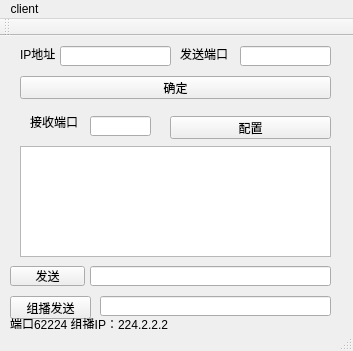
<?xml version="1.0" encoding="UTF-8"?>
<ui version="4.0">
 <class>ex1</class>
 <widget class="QMainWindow" name="ex1">
  <property name="geometry">
   <rect>
    <x>0</x>
    <y>0</y>
    <width>353</width>
    <height>351</height>
   </rect>
  </property>
  <property name="windowTitle">
   <string>ex1</string>
  </property>
  <widget class="QWidget" name="centralWidget">
   <widget class="QPushButton" name="pushButton">
    <property name="geometry">
     <rect>
      <x>10</x>
      <y>230</y>
      <width>75</width>
      <height>20</height>
     </rect>
    </property>
    <property name="text">
     <string>发送</string>
    </property>
   </widget>
   <widget class="QLineEdit" name="lineEdit">
    <property name="geometry">
     <rect>
      <x>60</x>
      <y>10</y>
      <width>111</width>
      <height>20</height>
     </rect>
    </property>
   </widget>
   <widget class="QLabel" name="label">
    <property name="geometry">
     <rect>
      <x>20</x>
      <y>10</y>
      <width>41</width>
      <height>16</height>
     </rect>
    </property>
    <property name="text">
     <string>IP地址</string>
    </property>
   </widget>
   <widget class="QLineEdit" name="lineEdit_2">
    <property name="geometry">
     <rect>
      <x>90</x>
      <y>230</y>
      <width>241</width>
      <height>20</height>
     </rect>
    </property>
   </widget>
   <widget class="QPushButton" name="pushButton_2">
    <property name="geometry">
     <rect>
      <x>20</x>
      <y>40</y>
      <width>311</width>
      <height>23</height>
     </rect>
    </property>
    <property name="text">
     <string>确定</string>
    </property>
   </widget>
   <widget class="QTextBrowser" name="textBrowser">
    <property name="geometry">
     <rect>
      <x>20</x>
      <y>110</y>
      <width>311</width>
      <height>111</height>
     </rect>
    </property>
   </widget>
   <widget class="QLabel" name="label_2">
    <property name="geometry">
     <rect>
      <x>180</x>
      <y>10</y>
      <width>51</width>
      <height>16</height>
     </rect>
    </property>
    <property name="text">
     <string>发送端口</string>
    </property>
   </widget>
   <widget class="QLineEdit" name="lineEdit_3">
    <property name="geometry">
     <rect>
      <x>240</x>
      <y>10</y>
      <width>91</width>
      <height>20</height>
     </rect>
    </property>
   </widget>
   <widget class="QLabel" name="label_3">
    <property name="geometry">
     <rect>
      <x>30</x>
      <y>80</y>
      <width>54</width>
      <height>12</height>
     </rect>
    </property>
    <property name="text">
     <string>接收端口</string>
    </property>
   </widget>
   <widget class="QLineEdit" name="lineEdit_4">
    <property name="geometry">
     <rect>
      <x>90</x>
      <y>80</y>
      <width>61</width>
      <height>20</height>
     </rect>
    </property>
   </widget>
   <widget class="QPushButton" name="pushButton_3">
    <property name="geometry">
     <rect>
      <x>170</x>
      <y>80</y>
      <width>161</width>
      <height>23</height>
     </rect>
    </property>
    <property name="text">
     <string>配置</string>
    </property>
   </widget>
   <widget class="QPushButton" name="pushButton_4">
    <property name="geometry">
     <rect>
      <x>10</x>
      <y>260</y>
      <width>81</width>
      <height>23</height>
     </rect>
    </property>
    <property name="text">
     <string>组播发送</string>
    </property>
   </widget>
   <widget class="QLabel" name="label_4">
    <property name="geometry">
     <rect>
      <x>10</x>
      <y>280</y>
      <width>171</width>
      <height>16</height>
     </rect>
    </property>
    <property name="text">
     <string>端口62224 组播IP：224.2.2.2</string>
    </property>
   </widget>
   <widget class="QLineEdit" name="lineEdit_5">
    <property name="geometry">
     <rect>
      <x>100</x>
      <y>260</y>
      <width>231</width>
      <height>20</height>
     </rect>
    </property>
   </widget>
  </widget>
  <widget class="QMenuBar" name="menuBar">
   <property name="geometry">
    <rect>
     <x>0</x>
     <y>0</y>
     <width>353</width>
     <height>23</height>
    </rect>
   </property>
   <widget class="QMenu" name="menuClinet">
    <property name="title">
     <string>client</string>
    </property>
   </widget>
   <addaction name="menuClinet"/>
  </widget>
  <widget class="QToolBar" name="mainToolBar">
   <attribute name="toolBarArea">
    <enum>TopToolBarArea</enum>
   </attribute>
   <attribute name="toolBarBreak">
    <bool>false</bool>
   </attribute>
  </widget>
  <widget class="QStatusBar" name="statusBar"/>
 </widget>
 <layoutdefault spacing="6" margin="11"/>
 <resources/>
 <connections/>
</ui>
